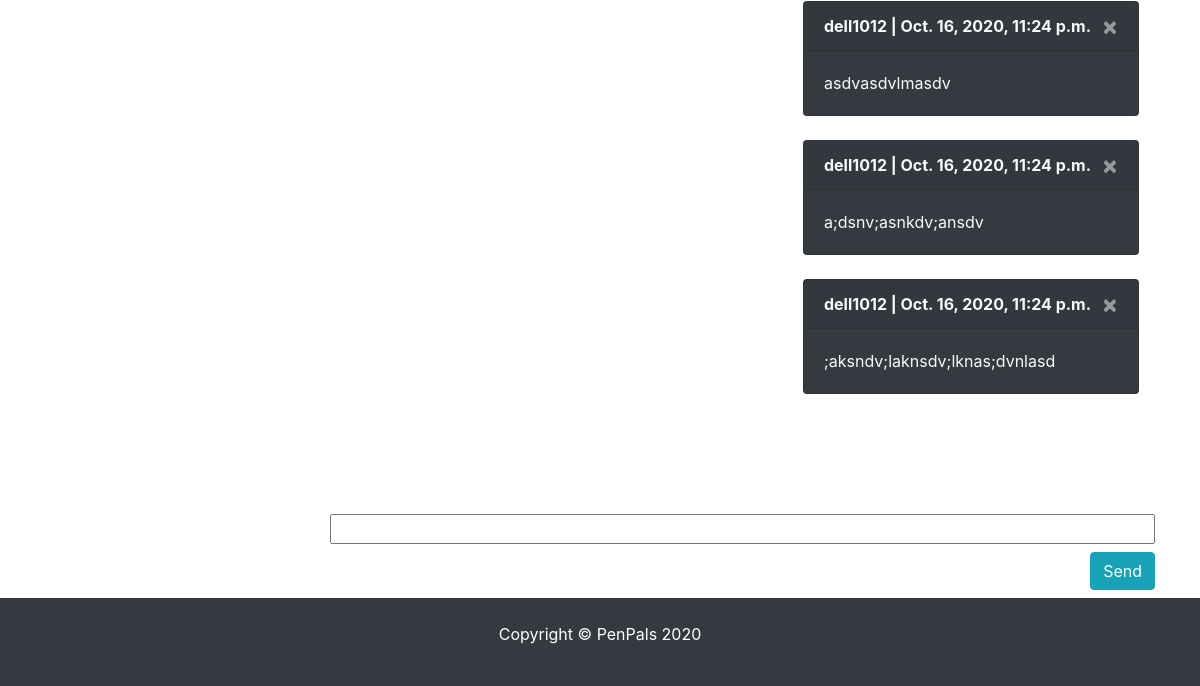
/message/chatbox/4 (signed in, lower part), run on an earlier commit of the app's database.
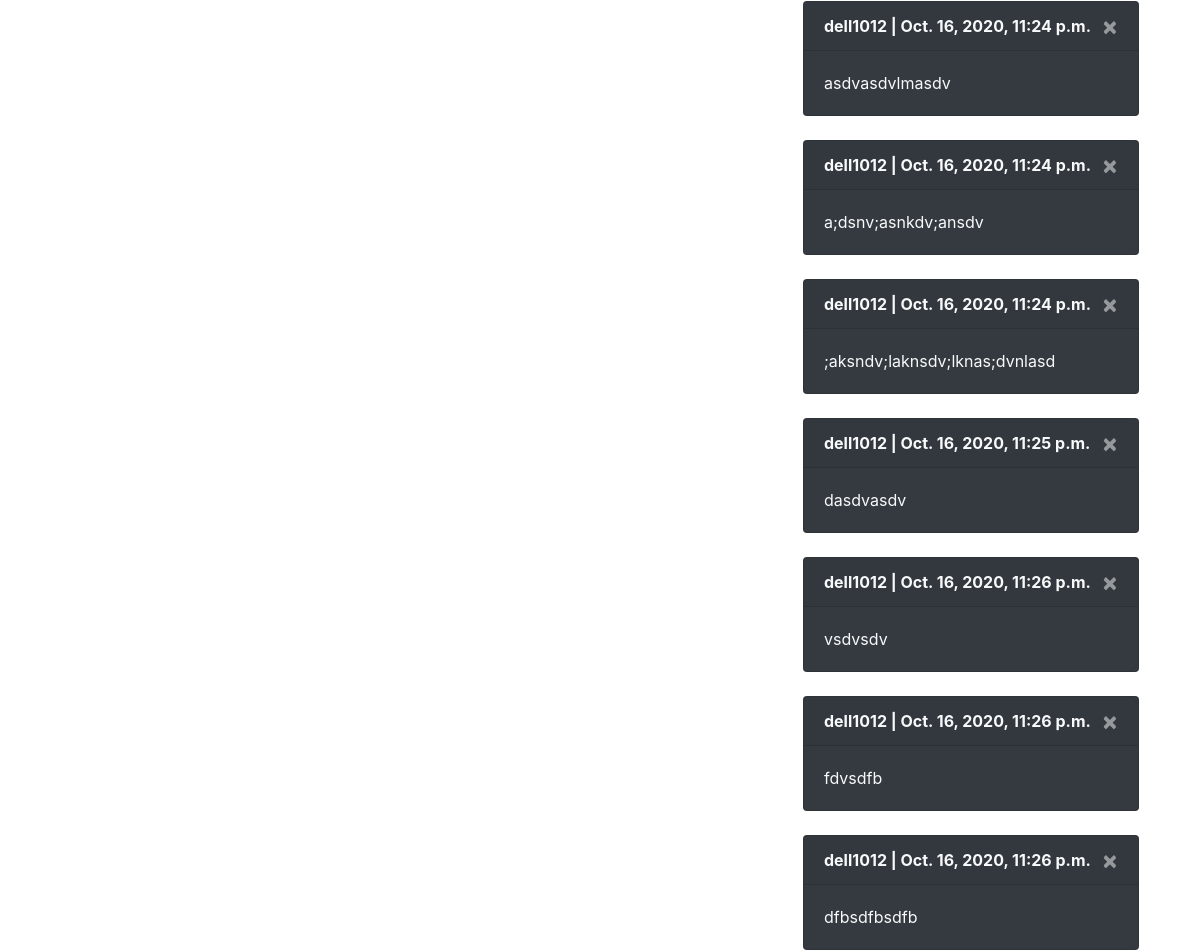
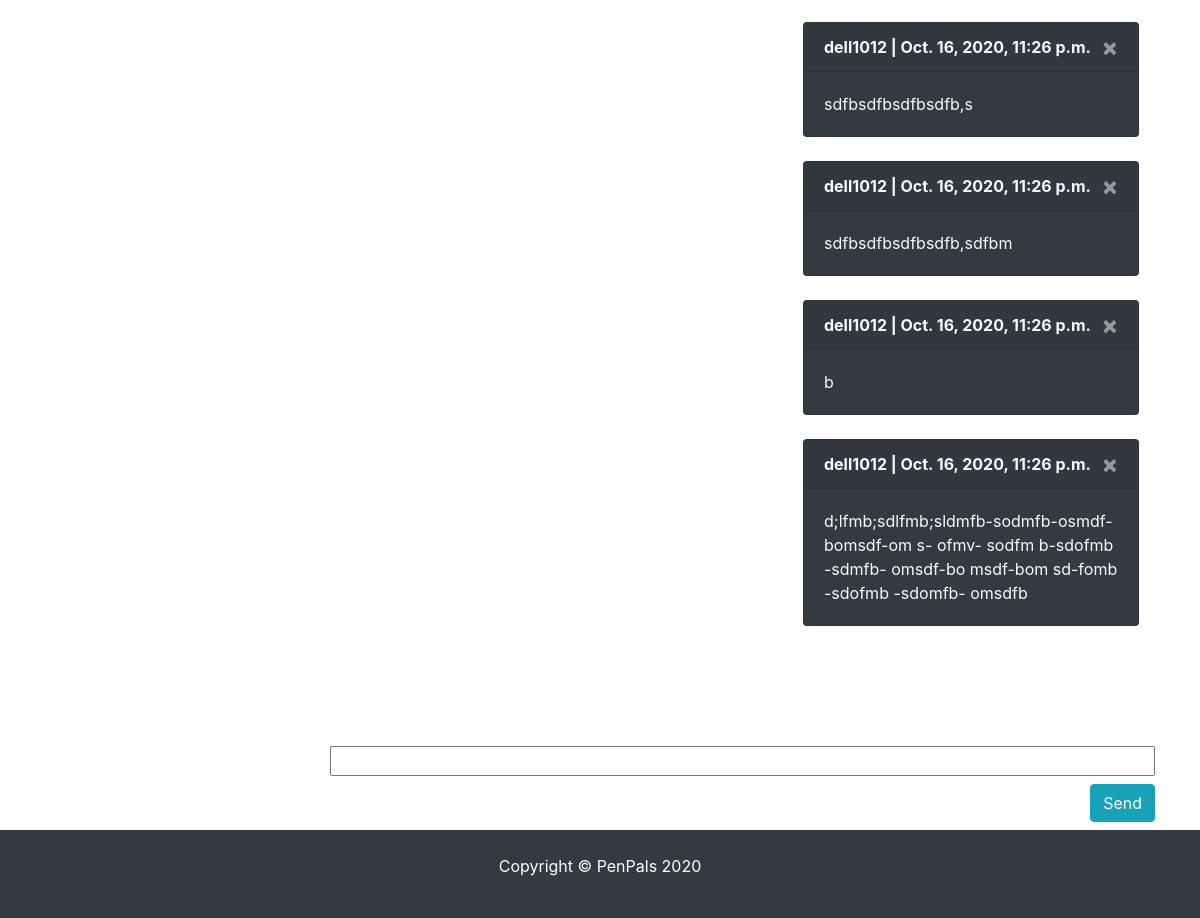
And on a later commit of the database (2 pictures, top to bottom).
### conversations/models.py (models this page shows)
class Message(models.Model):
    content = models.CharField(max_length=500)
    date = models.DateTimeField(auto_now_add=True)
    profile = models.ForeignKey(Profile,on_delete=models.CASCADE)  # related_name='from_profile',
    chat = models.ForeignKey(Chat, related_name='get_msg', on_delete=models.CASCADE)
    def __str__(self):
        return self.content
    class Meta:
        ordering = ['date']

### pages/models.py (models this page shows)
class Profile(models.Model):
    user = models.OneToOneField(
        User, blank=True, null=True, on_delete=models.CASCADE)
    first = models.CharField(max_length=200, blank=True, null=True)
    last = models.CharField(max_length=200, blank=True, null=True)
    photo = models.ImageField(
        default='user.png', upload_to='photos/%y/%m',  blank=True, null=True)
    friends = models.ManyToManyField('self', blank=True)
    speaks = models.CharField(max_length=200, blank=True, null=True)
    learns = models.CharField(max_length=200, blank=True, null=True)
    def __init__(self, *args, **kwargs):
         super(Profile, self).__init__(*args, **kwargs)
         self.speaks = from_value_to_label(self.speaks)
         self.learns = from_value_to_label(self.learns)
    def __str__(self):
        return str(self.user)
    def get_absolute_url(self):
        return reverse("pages:profile", kwargs={"profile_id":self.pk})
    class Meta:
        ordering = ['-id']

### conversations/views.py (the view, shortened to what this page needs)
# urls.py: path("chatbox/<int:chat_id>", ChatBox.as_view(), name="chatbox"),
class ChatBox(LoginRequiredMixin, DetailView):
    model = Message
    form_class = MessageForm
    template_name = "conversations/chatbox.html"
    def get_context_data(self, **kwargs):
        self.instance = self.request.user.profile
        self.messages = Message.objects.all().filter(chat_id=self.kwargs['chat_id']) #  self.kwargs['profile_id'])
        self.context = {
            'profile': self.instance,
            'chat_id': self.kwargs['chat_id'],
            'form': self.form_class,
            'chat_messages': self.messages,
        }
        print(self.context)
        return self.context
    def get_object(self, **kwargs):
        return Message.objects.all().filter(chat_id=self.kwargs['chat_id']) #  self.kwargs['profile_id'])

### pages/utils.py (called while the page is built)
def from_value_to_label(field):
    if field is not None:
        list_of_labels = [label for value, label in LANGUAGE_CHOICES if str(value) in field]
        return ", ".join(list_of_labels)  # list_of_labels  #ast.literal_eval(field)  # [int(i) for i in field.replace('[','').replace(']','').replace(',','').replace("'",'').split(" ")] # list_of_labels #
    return field

### conversations/templates/conversations/chatbox.html (shortened to what this page needs)
{% extends 'pages/base.html' %} {% load crispy_forms_tags %} {% block content %}
<div class="row">
  {% include 'pages/partials/_sidebar.html' %}
  <div class="col-md-9 col-sm-12">
    <div class="p-3" id="messageFeed">
      {% for amessage in chat_messages %}
      <div
        class="card {% if request.user.profile == amessage.profile %} ml-auto text-light bg-dark {% endif %}"
        style="width: 21rem"
      >
        <div class="card-header font-weight-bold">
          {{amessage.profile}} | {{amessage.date}}
          {% if request.user.profile == amessage.profile %}
            <a href="{% url 'conversations:delete_message' amessage.id %}" class="close text-light">
            <span>&times;</span>
            </a>
          {% endif %}
        </div>
        <div class="card-body">{{amessage}}</div>
      </div>
      {% endfor %}
    </div>
    <form
      action=""
      method="POST"
      enctype="multipart/form-data"
      autocomplete="off"
    >
      {% csrf_token %} {% for afield in form %}
      <div class="input-group mb-3 m-auto flex-row-reverse">
        <div class="align-self-center w-100">
          {{afield}}
        </div>
        <input
          type="submit"
          value="Send"
          class="text-white text-center my-2 btn btn-info"
        />
      </div>
      {% endfor %}
    </form>
  </div>
</div>
{% endblock content %}

What changed in the data, as far as the page shows it:
added Message: profile "dell1012", date "Oct. 16, 2020, 11:25 p.m.", content "dasdvasdv"
added Message: profile "dell1012", date "Oct. 16, 2020, 11:26 p.m.", content "vsdvsdv"
added Message: profile "dell1012", date "Oct. 16, 2020, 11:26 p.m.", content "fdvsdfb"
added Message: profile "dell1012", date "Oct. 16, 2020, 11:26 p.m.", content "dfbsdfbsdfb"
added Message: profile "dell1012", date "Oct. 16, 2020, 11:26 p.m.", content "sdfbsdfbsdfbsdfb,s"
added Message: profile "dell1012", date "Oct. 16, 2020, 11:26 p.m.", content "sdfbsdfbsdfbsdfb,sdfbm"
added Message: profile "dell1012", date "Oct. 16, 2020, 11:26 p.m.", content "b"
added Message: profile "dell1012", date "Oct. 16, 2020, 11:26 p.m.", content "d;lfmb;sdlfmb;sldmfb-sodmfb-osmdf-bomsdf-om s- ofmv- sodfm b-sdofmb -sdmfb- omsdf-bo msdf-bom sd-fomb -sdofmb -sdomfb- omsdfb"
